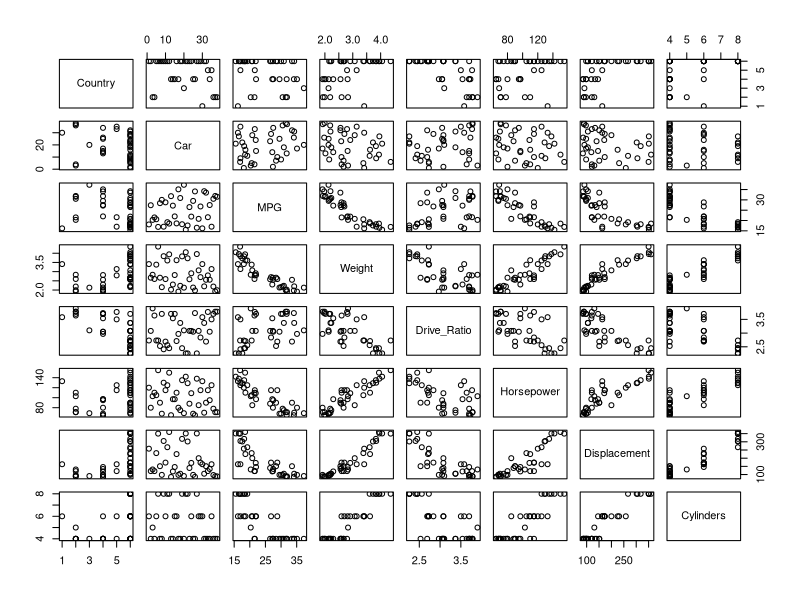
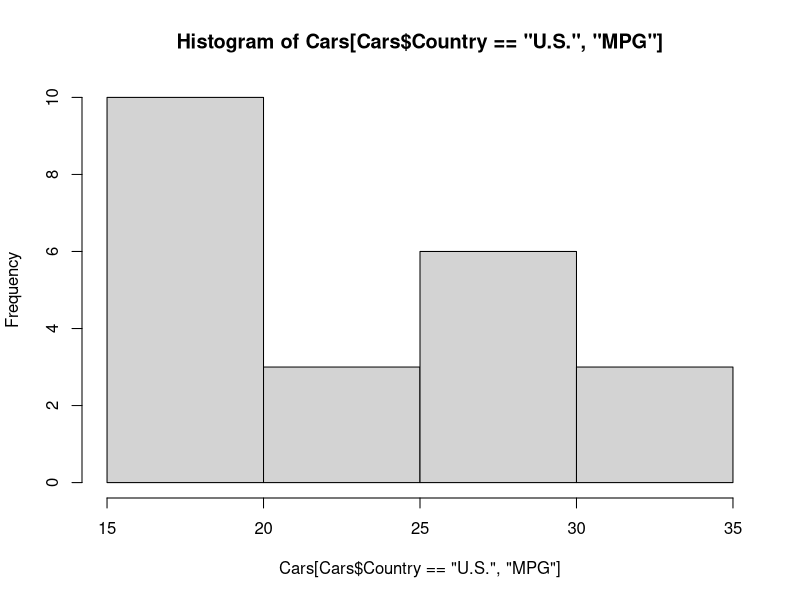
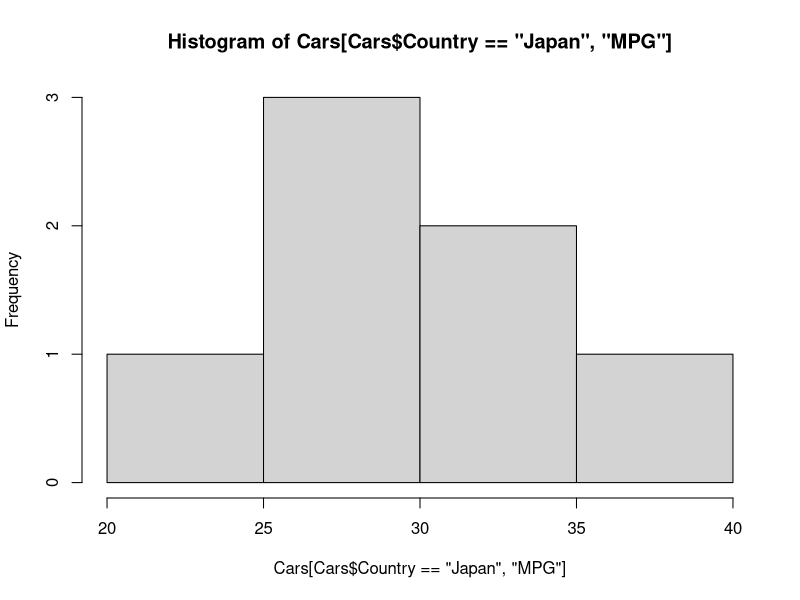

Reproduce these figures in R, in order.
## ---- chunk 1
print(paste("Hello", "5400!"))
## ---- chunk 2
1 + 1
exp(-2)
sqrt(2 * pi)
## ---- chunk 3
2 / 0
3 / 2 * 3
## ---- chunk 4
3 / 2 * 3
3L / 2L * 3L
## ---- chunk 5
Cars <- read.delim("data/Cars.dat")
#  <- is assignment operator
str(Cars)
## ---- chunk 6
# show the first two rows
head(Cars, 2)
## ---- chunk 7
summary(Cars[, c("Country", "MPG")])
## ---- chunk 8
plot(Cars)
## ---- chunk 9
class(Cars)
## ---- chunk 10
class(1L)
class(1)
class(TRUE)
class("TRUE")
## ---- chunk 11
print(!TRUE)
class(complex(1, 1, -1))
## ---- chunk 12
x = c(5, 4, 0, 0)
x
## ---- chunk 13
y = c("Hello", "5400")
y
c(y, "!")
## ---- chunk 14
# The same two lines in R, for comparison.
a <- c(1, 2, 3)
b <- a
b[4] <- 4
a
## ---- chunk 15
z = list("word" = c("Hello", "5400"), "sign" = "!")
z$"word"
z$"sign"
## ---- chunk 16
a <- matrix(1:6, ncol = 3, nrow = 2, byrow = FALSE)
a
## ---- chunk 17
b <- c(1, 2, 3)
a %*% b
## ---- chunk 18
1:4 * 3
## ---- chunk 19
x = 1:5 * 3
x[1:2]
## ---- chunk 20
x[seq(1, 5, 2)]
x[c(1, 3)]
## ---- chunk 21
# Chatbot: "A logical index shorter than the vector is padded with FALSE, so
# only the first element is kept. R and Python both behave this way."
v <- 1:6 * 5
v[c(TRUE, FALSE)]
## ---- chunk 22
# The same idea in R, for comparison.
a <- c(1, 2, 3, 4, 5)
b <- a[1:2]
b[1] <- 99
a
## ---- chunk 23
a = matrix(1:8, 2, 4)
a[1, ]
a[, 1]
## ---- chunk 24
colMeans(a)
rowMeans(a)
## ---- chunk 25
head(Cars[, c("Country", "MPG", "Weight")])
## ---- chunk 26
US_Cars = Cars[Cars$Country == "U.S.", ]
head(US_Cars[, c("Country", "MPG")], 5)
## ---- chunk 27
table(Cars$Country)
summary(Cars[Cars$Country == "U.S.", "MPG"])
summary(Cars[Cars$Country == "Japan", "MPG"])
## ---- chunk 28
hist(Cars[Cars$Country == "U.S.", "MPG"])
## ---- chunk 29
hist(Cars[Cars$Country == "Japan", "MPG"])
## ---- chunk 30
t.test(US_Cars[, "MPG"], mu = 20)
## ---- chunk 31
JPN_Cars = Cars[Cars$Country == "Japan", ]
t.test(US_Cars[, "MPG"], JPN_Cars[, "MPG"])
